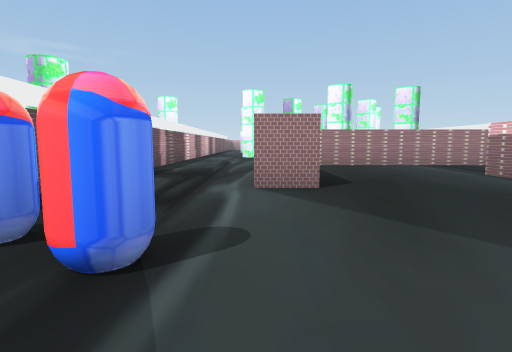
View 1 (above)

16 first-person views from a walk through a 3-D level made in the Unity game engine. The camera is 1.2 m above the floor, tilts 6° down and sees 80° across. The floor is counted in squares, 2 m on a side. Each view is taken from the middle of a square. On the plan, view 1 faces up. The plan holds only what a view shows up to about 9 squares ahead; the rest is blank. The place goes on beyond the plan. The player character is not drawn.

View 2
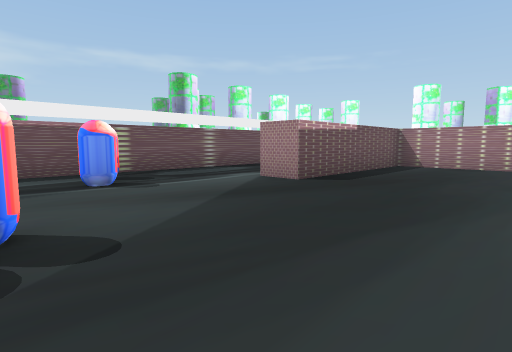

View 3
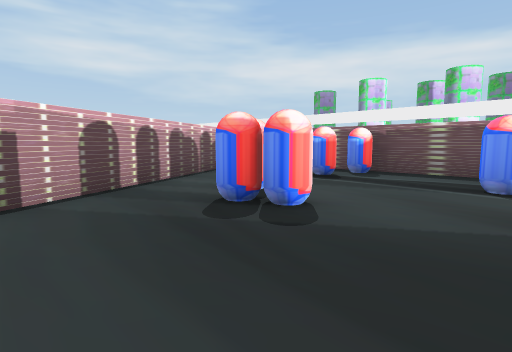

View 4
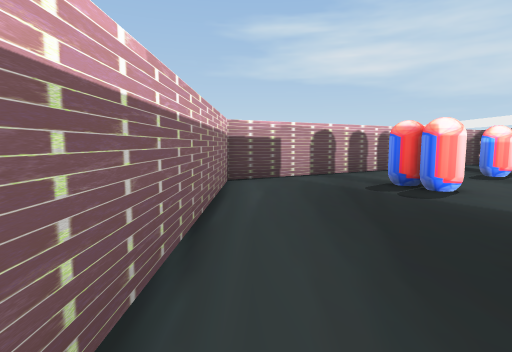

View 5
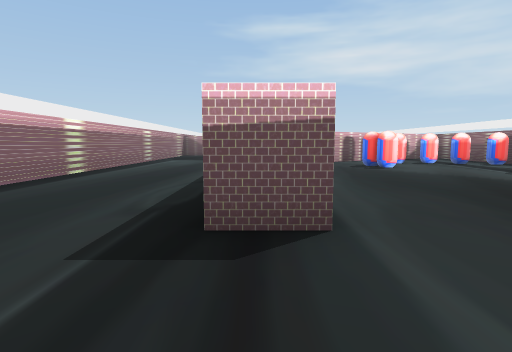

View 6
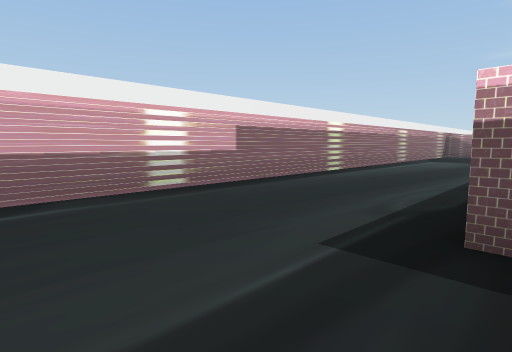

View 7
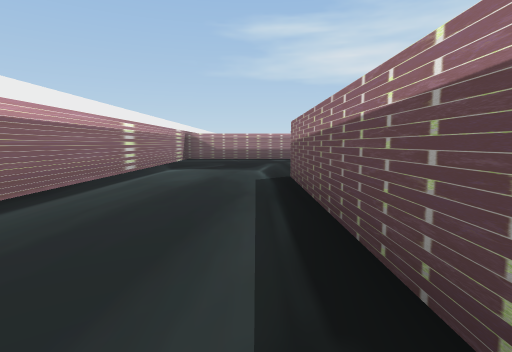

View 8
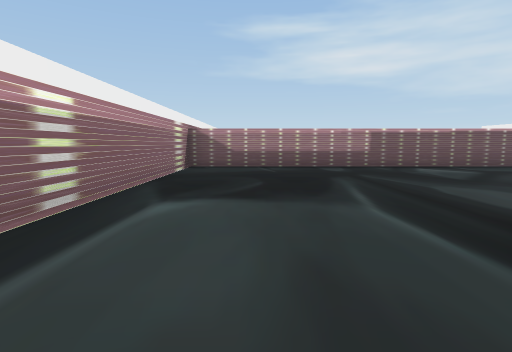

View 9
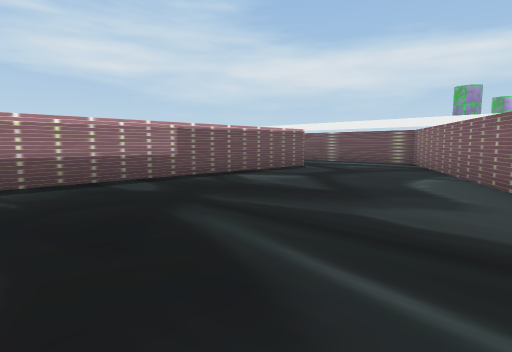

View 10
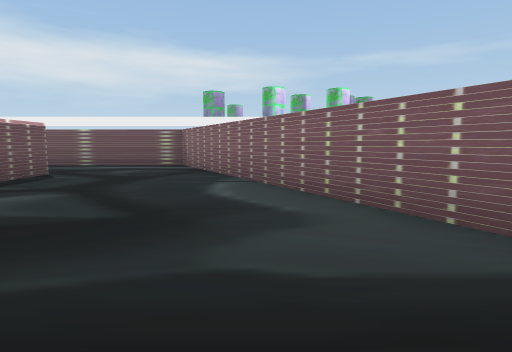

View 11
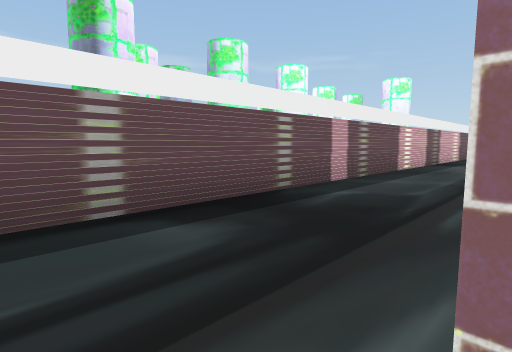

View 12
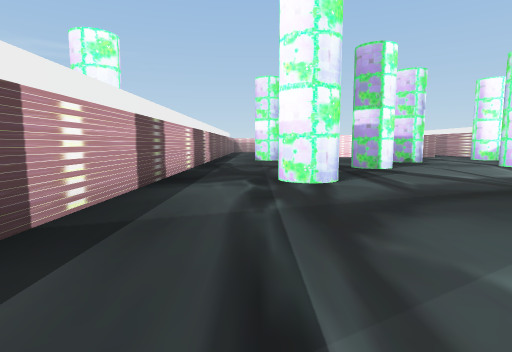

View 13
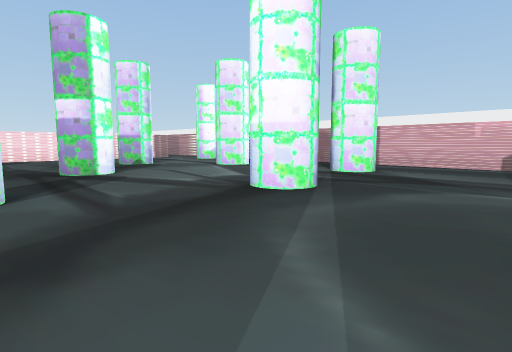

View 14
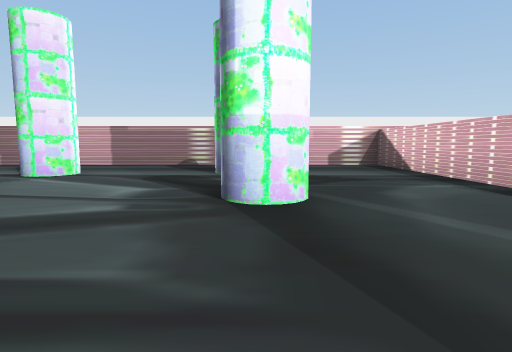

View 15
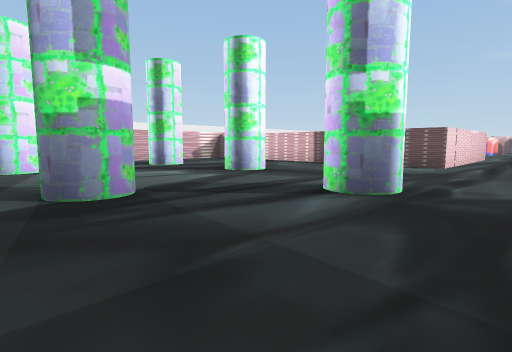

View 16
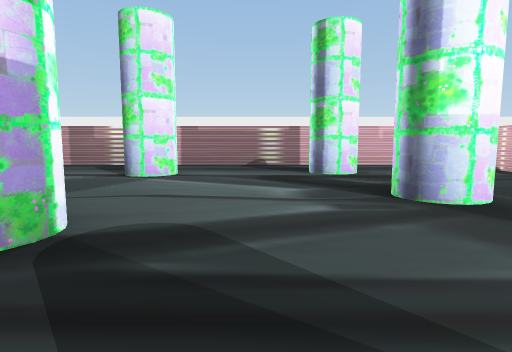

### Floor plan
Key: @ floor where view 1 was taken; # wall or solid block; . floor; O other object.
Columns run from 3 left of view 1 to 9 right of it. Each row starts with its distance up from view 1.
 18 #...........#
 17 #....#...#..#
 16 #...........#
 15 #...........#
 14 #..#........#
 13 #.....#..#..#
 12 #...........#
 11 #...........#
 10 #...........#
  9 #..##########
  8 #..#........#
  7 #..#........#
  6 #..#........#
  5 #..#....#...#
  4 #.......#...#
  3 #.......#...#
  2 #OO.....#...#
  1 #.......#...#
  0 #..@OO..#...#
 -1 #OO.O..##...#
 -2 # OO..##....#
 -3    ####.....#
 -4   ###.......#
 -5 ###.........#
 -6 #...........#
 -7 #...........#
 -8 #..##########
 -9 #..

Where each view was taken, in squares from view 1:
view 1: 0 up, 0 right, facing up
view 2: 0 up, 4 right, facing up-left
view 3: 2 up, 4 right, facing down-left
view 4: 4 up, 4 right, facing down
view 5: 8 up, 5 right, facing down
view 6: 8 up, 5 right, facing down-right
view 7: 4 up, 6 right, facing down
view 8: 0 up, 7 right, facing down
view 9: 3 down, 7 right, facing down-left
view 10: 4 down, 6 right, facing left
view 11: 4 up, 0 right, facing up-left
view 12: 9 up, 1 left, facing up
view 13: 10 up, 0 right, facing up-right
view 14: 13 up, 0 right, facing right
view 15: 18 up, 2 left, facing down-right
view 16: 15 up, 0 right, facing right
